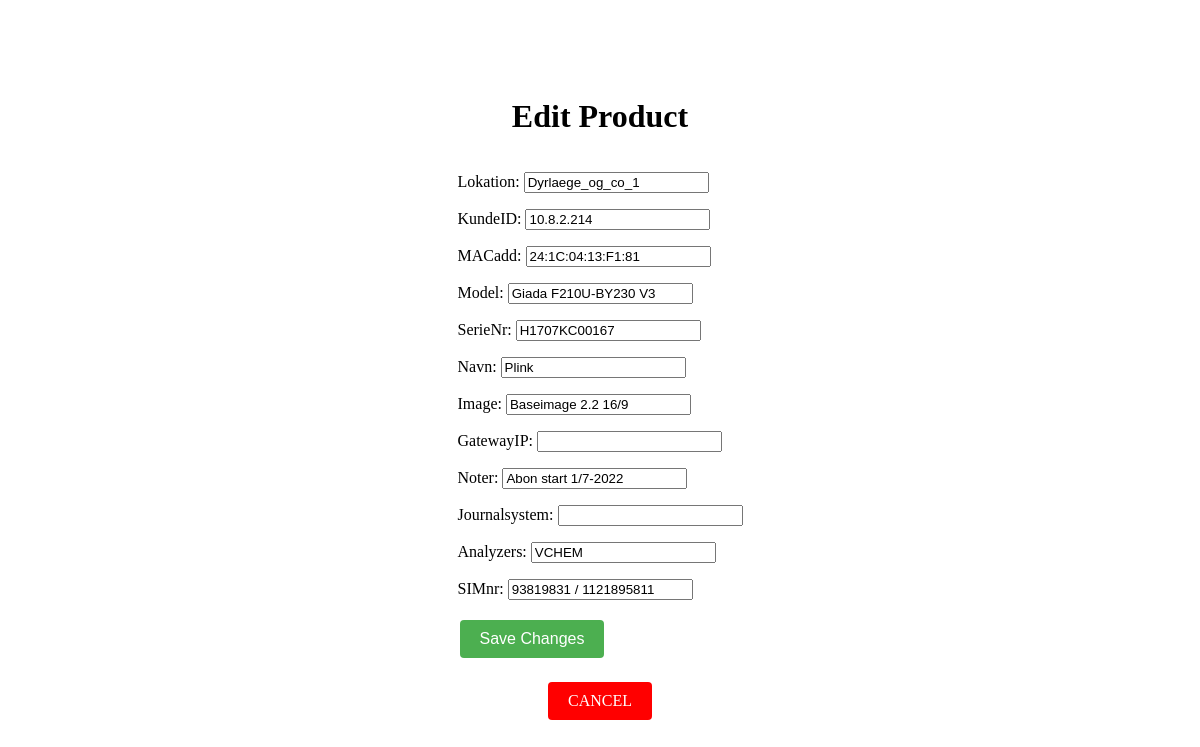
The app's page /edit/401/ with its own data.
### uploader/models.py (models this page shows, shortened)
class Product(models.Model):
    Lokation = models.CharField(max_length=1000, null=True,blank=True)
    KundeID = models.CharField(max_length=1000, null=True,blank=True)
    MACadd = models.CharField(max_length=1000, null=True,blank=True)
    Model = models.CharField(max_length=1000, null=True,blank=True)
    SerieNr = models.CharField(max_length=1000, null=True,blank=True)
    Navn = models.CharField(max_length=1000, null=True,blank=True)
    Image = models.CharField(max_length=1000, null=True,blank=True)
    GatewayIP = models.CharField(max_length=1000, null=True,blank=True)
    Noter = models.CharField(max_length=1000, null=True,blank=True)
    Journalsystem = models.CharField(max_length=1000, null=True,blank=True)
    Analyzers = models.CharField(max_length=1000, null=True,blank=True)
    SIMnr = models.CharField(max_length=1000, null=True,blank=True)

### uploader/views.py (the view)
# urls.py: path('edit/<int:product_id>/', views.edit_product, name='edit_product'),
def edit_product(request, product_id):
    product = get_object_or_404(Product, pk=product_id)
    if request.method == 'POST':
        form = ProductForm(request.POST, instance=product)
        if form.is_valid():
            form.save()
            return redirect('display_data')  # Redirect to the data display page
    else:
        form = ProductForm(instance=product)
    return render(request, 'edit_product.html', {'form': form})

### uploader/forms.py
class ProductForm(ModelForm):
    class Meta:
        model = Product
        fields = ["Lokation", "KundeID", "MACadd", "Model", "SerieNr", "Navn", "Image", "GatewayIP", "Noter", "Journalsystem", "Analyzers", "SIMnr"]

### uploader/templates/edit_product.html (shortened to what this page needs)
<html lang="en">
<body>
    <h1>Edit Product</h1>
    <form method="post">
        {{ form.as_p }}
        <input type="submit" value="Save Changes" class="save">
    </form>
    <a href="{% url 'display_data' %}" class="display-button">CANCEL</a>
</body>
</html>

### uploader/templates/edit_product.html (style rules this page uses)
body { display: flex; flex-direction: column; align-items: center; justify-content: center; height: 100vh; margin: 0; }
.display-button { background-color: red; color: white; border: none; padding: 10px 20px; text-align: center; text-decoration: none; display: inline-block; font-size: 16px; margin: 4px 2px; cursor: pointer; border-radius: 4px; }
.save { background-color: #4CAF50; color: white; border: none; padding: 10px 20px; text-align: center; text-decoration: none; display: inline-block; font-size: 16px; margin: 4px 2px; cursor: pointer; border-radius: 4px; }

### records on screen
Product: Lokation "Dyrlaege_og_co_1", KundeID "10.8.2.214", MACadd "24:1C:04:13:F1:81", Model "Giada F210U-BY230 V3", SerieNr "H1707KC00167", Navn "Plink", Image "Baseimage 2.2 16/9", Noter "Abon start 1/7-2022", Analyzers "VCHEM", SIMnr "93819831 / 1121895811"
